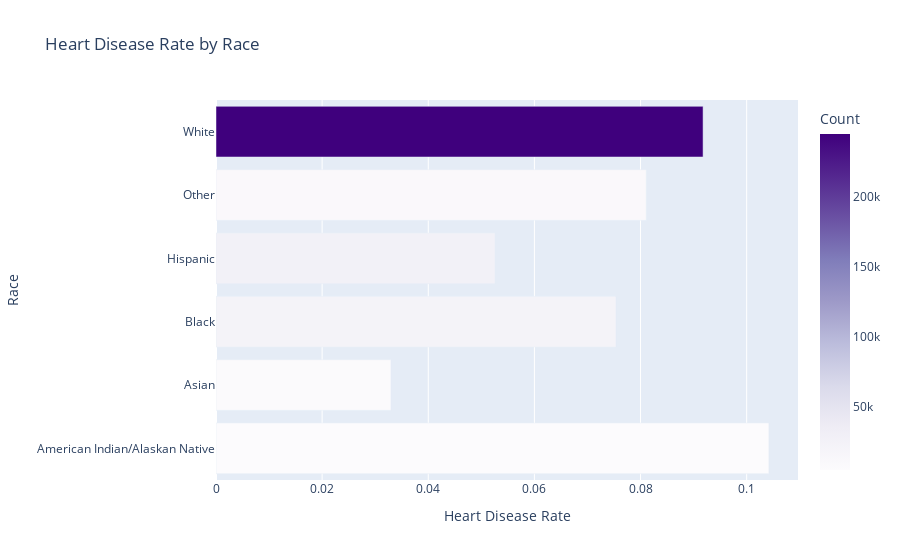

Notebook code cell kept with this figure:
### Code cell
# Analyze Race
race_categories = list(data.groupby('Race').groups.keys())
race_rates = []
race_counts = []

for category in race_categories:
    heart_disease_count = data.loc[(data['Race'] == category) & 
                                   (data['HeartDisease'] == 'Yes')].shape[0]
    total_count = data.loc[data['Race'] == category].shape[0]
    rate = heart_disease_count / total_count
    race_rates.append(rate)
    race_counts.append(total_count)

# Store for encoding
race_encoding = {race_categories[i]: race_rates[i] for i in range(len(race_categories))}

# Visualize
fig = px.bar(
    x=race_rates,
    y=race_categories,
    color=race_counts,
    orientation='h',
    title='Heart Disease Rate by Race',
    labels={'x': 'Heart Disease Rate', 'y': 'Race', 'color': 'Count'},
    color_continuous_scale='Purples'
)
fig.show()

### Figure 1 — Plotly figure (JSON) as saved in the notebook; plotly's stock layout.template omitted (floating-point values rounded to 4 significant figures)
{"data": [{"alignmentgroup": "True", "hovertemplate": "Heart Disease Rate=%{x}<br>Race=%{y}<br>Count=%{marker.color}<extra></extra>", "legendgroup": "", "marker": {"color": [5202, 8068, 22939, 27446, 10928, 245212], "coloraxis": "coloraxis", "pattern": {"shape": ""}}, "name": "", "offsetgroup": "", "orientation": "h", "showlegend": false, "textposition": "auto", "type": "bar", "x": [0.1042, 0.03297, 0.07537, 0.05258, 0.08108, 0.09179], "xaxis": "x", "y": ["American Indian/Alaskan Native", "Asian", "Black", "Hispanic", "Other", "White"], "yaxis": "y"}], "layout": {"barmode": "relative", "coloraxis": {"colorbar": {"title": {"text": "Count"}}, "colorscale": [[0, "rgb(252,251,253)"], [0.125, "rgb(239,237,245)"], [0.25, "rgb(218,218,235)"], [0.375, "rgb(188,189,220)"], [0.5, "rgb(158,154,200)"], [0.625, "rgb(128,125,186)"], [0.75, "rgb(106,81,163)"], [0.875, "rgb(84,39,143)"], [1, "rgb(63,0,125)"]]}, "legend": {"tracegroupgap": 0}, "title": {"text": "Heart Disease Rate by Race"}, "xaxis": {"anchor": "y", "domain": [0, 1], "title": {"text": "Heart Disease Rate"}}, "yaxis": {"anchor": "x", "domain": [0, 1], "title": {"text": "Race"}}}}
